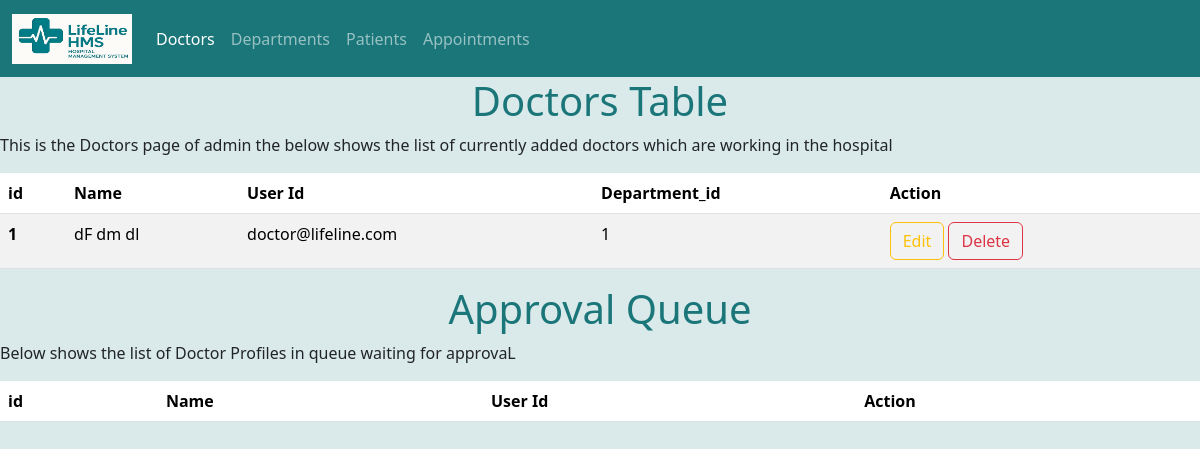
Before: /SignedIn/admin/Doctors with the older database file.
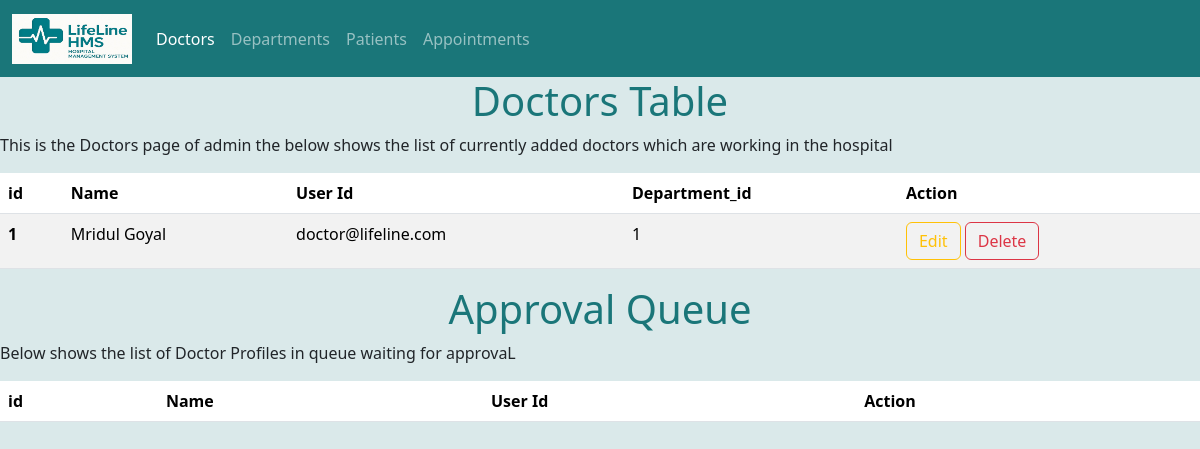
After: the same page with the newer database file.
### app/models.py (models this page shows, shortened)
class Doctor(db.Model):
    __tablename__ = "doctors"
    id = db.Column(db.Integer, primary_key=True)
    First_name = db.Column(db.Text, nullable=False)
    Middle_name = db.Column(db.Text)
    Last_name = db.Column(db.Text)
    user_id = db.Column(db.Text, db.ForeignKey("users.email", ondelete="CASCADE"), nullable=False, unique=True)
    user = db.relationship("User", backref=db.backref("doctor", uselist=False, cascade="all,delete"))
    Mobile = db.Column(db.Integer, nullable=False)
    specialization = db.Column(db.String(120))
    Spec_date = db.Column(db.Date)
    bio = db.Column(db.Text)
    department_id = db.Column(db.Integer, db.ForeignKey("departments.id",ondelete="CASCADE"), nullable=True)
    department = db.relationship("Department", back_populates="doctors")
    availabilities = db.relationship("DoctorAvailability", back_populates="doctor", cascade="all,delete-orphan")
    appointments = db.relationship("Appointment", back_populates="doctor", cascade="all,delete-orphan")

### app/app.py (the view)
@app.route('/SignedIn/admin/Doctors')
def admin():
    conn = sqlite3.connect('./instance/dev.db')
    c = conn.cursor()
    c.execute("SELECT id,First_name, Middle_name,Last_name, user_id, department_id FROM doctors")
    allDoctors = c.fetchall()
    c.execute("SELECT id,first_name, middle_name,surname, email FROM que")
    queueDoctors = c.fetchall()
    all=(c.execute("SELECT d.id, d.First_name, d.Middle_name,d.Last_name, d.user_id, d.department_id,u.phone,d.specialization, d.Spec_date, d.bio FROM doctors d,users u WHERE u.email=d.user_id")).fetchall()
    conn.close()
    return render_template('SignedIn/admin.html', allDoctors=all, queueDoctors=queueDoctors)

### app/templates/SignedIn/admin.html (shortened to what this page needs)
<!doctype html>
<html lang="en">
  <head>
    <link href="https://cdn.jsdelivr.net/npm/bootstrap@5.3.8/dist/css/bootstrap.min.css" rel="stylesheet">
    <link rel="stylesheet" href="./style/style.css">
  </head>
  <body style="background-color:#dae9ea;">
    <nav class="navbar navbar-expand-lg navbar-dark" style="background-color: #1a7679;">
        <div class="container-fluid">
            <a class="navbar-brand" href="/SignedIn/admin/Doctors">
                <img src="../../static/logo.jpg" alt="Logo" width="120" height="50" class="d-inline-block align-text-top">
            </a>
            <div class="collapse navbar-collapse" id="navbarNavDropdown">
                <ul class="navbar-nav">
                    <li class="nav-item">
                        <a class="nav-link active" aria-current="page" href="/SignedIn/admin/Doctors">Doctors</a>
                    </li>
                    <li class="nav-item">
                        <a class="nav-link" href="/SignedIn/admin/Departments">Departments</a>
                    </li>
                    <li class="nav-item">
                        <a class="nav-link" href="/SignedIn/admin/patients">Patients</a>
                    </li>
                    <li class="nav-item">
                        <a class="nav-link" href="/SignedIn/admin/appointments">Appointments</a>
                    </li>
                </ul>
            </div>
        </div>
    </nav>
    <div>
      <h1 style="text-align: center; color: #1a7679;">Doctors Table</h1>
      <p> This is the Doctors page of admin the below shows the list of currently added doctors which are working in the hospital</p>
    </div>
    <div class="table-responsive">
      <table class="table table-striped table-hover">
        <thead>
          <tr>
            <th scope="col">id</th>
            <th scope="col">Name</th>
            <th scope="col">User Id</th>
            <th scope="col">Department_id</th>
            <th scope="col">Action</th>
          </tr>
        </thead>
        <tbody>
          {% for Doctor in allDoctors %}
            <tr>
              <th scope="row">{{Doctor[0]}}</th>
              <td>{{Doctor[1]}} {{Doctor[2]}} {{Doctor[3]}}</td>
              <td>{{Doctor[4]}}</td>
              <td>{{Doctor[5]}}</td>
              <td>
                <button type="button" class="btn btn-outline-warning"
                    data-bs-toggle="modal"
                    data-bs-target="#editModal"
                    data-id="{{ Doctor[0] }}"
                    data-u-id="{{ Doctor[4] }}"
                    data-fname="{{ Doctor[1]|e }}"
                    data-mname="{{ Doctor[2]|e }}"
                    data-lname="{{ Doctor[3]|e }}"
                    data-deptid="{{ Doctor[5]|e }}"
                    data-mobile="{{ Doctor[6]|e }}"
                    data-specialization="{{ Doctor[7]|e }}"
                    data-Spec_date="{{ Doctor[8]|e }}"
                    data-bio="{{ Doctor[9]|e }}">
                    Edit
                </button>
                <a class="btn btn-outline-danger" href="{{ url_for('user_delete', user_id=Doctor[4]) }}">
                  Delete
                </a>
              </td>
            </tr>
          {% endfor %}
        </tbody>
      </table>
    </div>
    <div>
      <h1 style="text-align: center; color: #1a7679;">Approval Queue</h1>
      <p>Below shows the list of Doctor Profiles in queue waiting for approvaL</p>
    </div>
    <div class="table-responsive">
      <table class="table table-striped table-hover">
        <thead>
          <tr>
            <th scope="col">id</th>
            <th scope="col">Name</th>
            <th scope="col">User Id</th>
            <th scope="col">Action</th>
          </tr>
        </thead>
      </table>
    </div>
  </body>
</html>

Changed rows visible on the page:
changed Doctor "doctor@lifeline.com": First_name "dF" → "Mridul"; Last_name "dl" → "Goyal"; Middle_name "dm" → (not shown)
